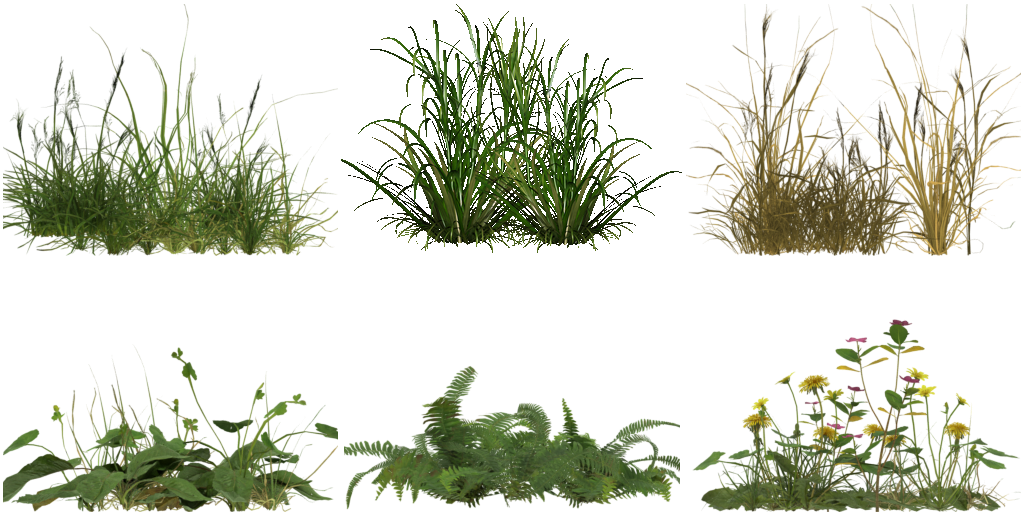
#> input picture obrazky/trava_atlas.png, 1024 x 512 px
$ python -i trava_pas_atlas.py   (imports and definitions only)
#> lines starting #> are read from the running program, lines starting #| are printed output that depends on the picture; after the words box and inside, x2 and y2 are one past the last pixel; in counts of white or black regions, pixels touching at a corner belong together
#!/usr/bin/env python3
"""Pečený atlas středního pásu trávy (plán E1, Míša 18.–20. 11., předloha docs/reference/lod_trava_video/ obr. 15–20:
dál od kamery „impostor buňky“ – jedna karta s pečenou texturou celého porostu místo desítek trsů).

Z atlasu jednotlivých trsů hra/textury/trava_atlas.png (3×2 buňky 341×256: 0 louka, 1 střední, 2 suchá, 3 byliny,
4 kapradí, 5 květy) složí široké pruhy porostu 512×128 (karta 4 : 1, ve hře ~2,4 × 0,6 m) – hustý spodek, nahoře
jednotlivá stébla, květy a byliny podle varianty. Výstup hra/textury/trava_pas_atlas.png (2 sloupce × 4 řádky),
varianty a jejich složení v pravidla/svet/louka.json pas.atlas (čte se odtud, aby data a atlas nešly od sebe).
Průhledné texely dostanou barvu sousedních stébel (rozlití) – mipmapy a ETC2 bez černých okrajů.

  python3 nastroje/trava_pas_atlas.py [kořen puchart]
"""
import json
import os
import random
import sys

from PIL import Image, ImageFilter

K = sys.argv[1] if len(sys.argv) > 1 else os.path.join(os.path.dirname(os.path.abspath(__file__)), "..")
# [2 lines not run here, left out]
# [1 line that did not run here, left out]
# [1 line that did not run here, left out]
# [1 line that did not run here, left out]


def trs(i: int) -> Image.Image:
#> further down, picture is the input picture: PIL image 1024x512 RGBA; mean R, G, B, A 91, 98.7, 43.4, 63.1
    c = SRC.crop(((i % 3) * SW, (i // 3) * SH, (i % 3 + 1) * SW, (i // 3 + 1) * SH))
    bb = c.getchannel("A").point(lambda a: 255 if a > 24 else 0).getbbox()
    return c.crop(bb) if bb else c


# [1 line that did not run here, left out]


def varianta(slozeni: dict, seed: int) -> Image.Image:
    rnd = random.Random(seed)
    out = Image.new("RGBA", (CW, CH), (0, 0, 0, 0))
    bunky = [int(b) for b in slozeni["trsy"]]
    vahy = [float(v) for v in slozeni["vahy"]]
    n = int(slozeni.get("pocet", 16))
    vys = slozeni.get("vyska", [0.6, 1.0])
    kusy = []
    for _ in range(n):
        b = rnd.choices(bunky, vahy)[0]
        kusy.append((rnd.random(), b))
    kusy.sort()   # zezadu dopředu (y posun = hloubka)
    for hloubka, b in kusy:
        t = TRSY[b]
        h = int(CH * rnd.uniform(vys[0], vys[1]) * (0.85 + 0.15 * hloubka))
        w = max(8, int(t.size[0] * h / t.size[1] * rnd.uniform(0.8, 1.15)))
        s = t.resize((w, h), Image.LANCZOS)
        if rnd.random() < 0.5: s = s.transpose(Image.FLIP_LEFT_RIGHT)
        # zadní trsy o kousek výš a tmavší (stín v porostu), přední u spodní hrany
        tm = 0.72 + 0.28 * hloubka
        r, g, bb, a = s.split()
        s = Image.merge("RGBA", (r.point(lambda v: int(v * tm)), g.point(lambda v: int(v * tm)), bb.point(lambda v: int(v * tm)), a))
        w = min(w, CW - 4); s = s.resize((w, h)) if s.size[0] != w else s
        x = int(rnd.uniform(0, CW - w))   # celý trs uvnitř buňky (oříznutý okraj = svislá hrana na kartě)
        y = CH - h - int((1.0 - hloubka) * CH * 0.06)
        out.alpha_composite(s, (x, max(y, 0)))
    return out


def rozlit(im: Image.Image) -> Image.Image:
    """Barva průhledných texelů z okolních stébel (alfa beze změny)."""
    a = im.getchannel("A")
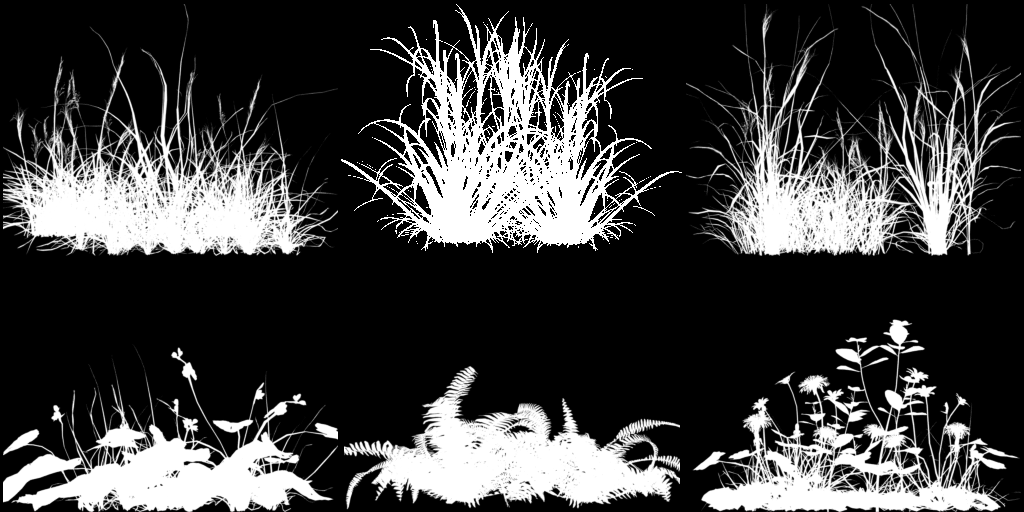
#> a: PIL image 1024x512 L; min 0, max 255, mean 63.1
    rgb = im.convert("RGB")
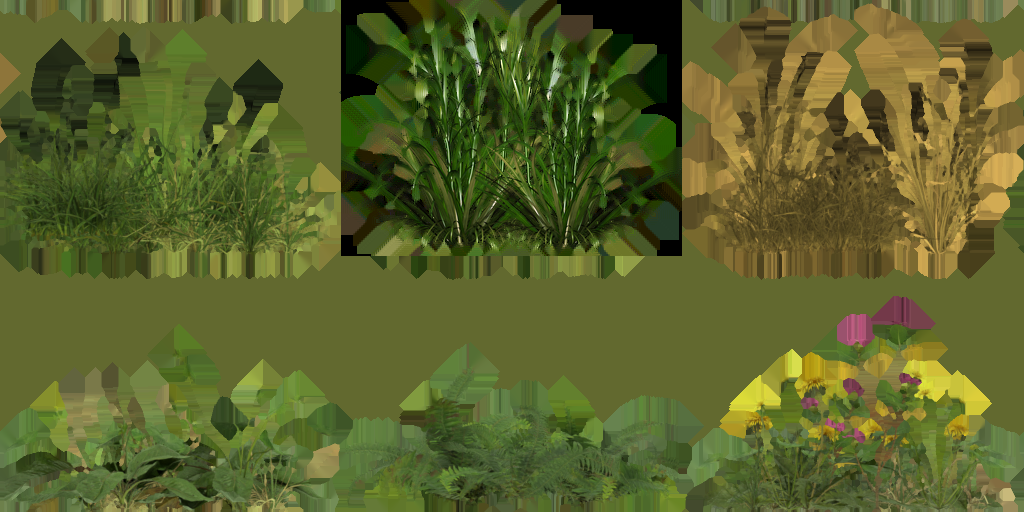
#> rgb: PIL image 1024x512 RGB; mean R, G, B 91, 98.7, 43.4
    plna = a.point(lambda v: 255 if v > 8 else 0)
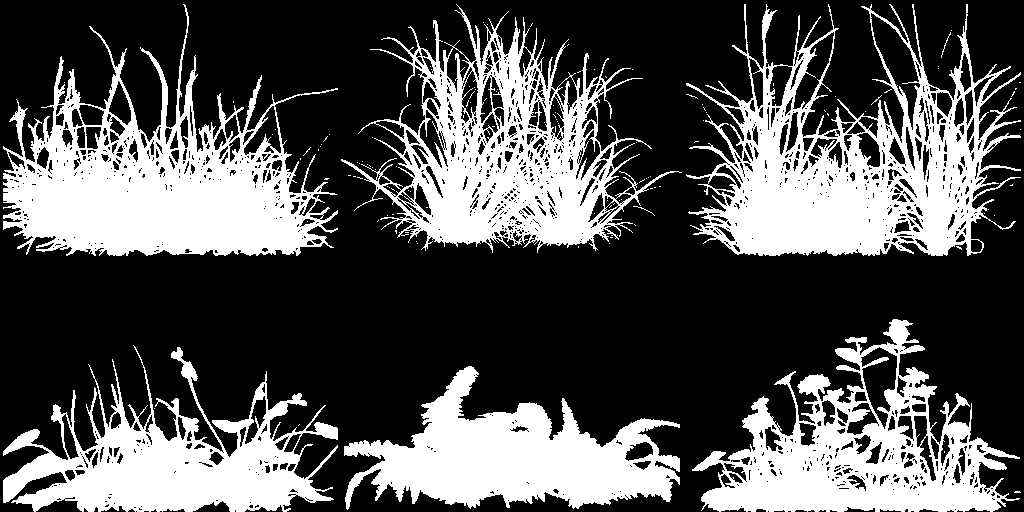
#> plna: PIL image 1024x512 L; 32.4% white; 129 white regions (121 under 20 px), largest, box (x1, y1, x2, y2) and area: (3, 4, 338, 256) 35085, (686, 4, 1021, 256) 35077, (341, 4, 682, 253) 28507
    acc = Image.composite(rgb, Image.new("RGB", im.size, (0, 0, 0)), plna)
    m = plna
    for r in (2, 4, 8, 16, 32):
        rb = acc.filter(ImageFilter.BoxBlur(r)); mb = m.filter(ImageFilter.BoxBlur(r))
        px, pm, pr, pa = rb.load(), mb.load(), acc.load(), m.load()
        for y in range(im.size[1]):
            for x in range(im.size[0]):
                if pa[x, y] == 0 and pm[x, y] > 0:
                    k = 255.0 / pm[x, y]
                    c = px[x, y]
                    pr[x, y] = (min(255, int(c[0] * k)), min(255, int(c[1] * k)), min(255, int(c[2] * k)))
                    pa[x, y] = 255
#> this loop made 5 passes
#> pass 1, in rozlit, `rb = acc.filter(ImageFilter.BoxBlur(r))`:
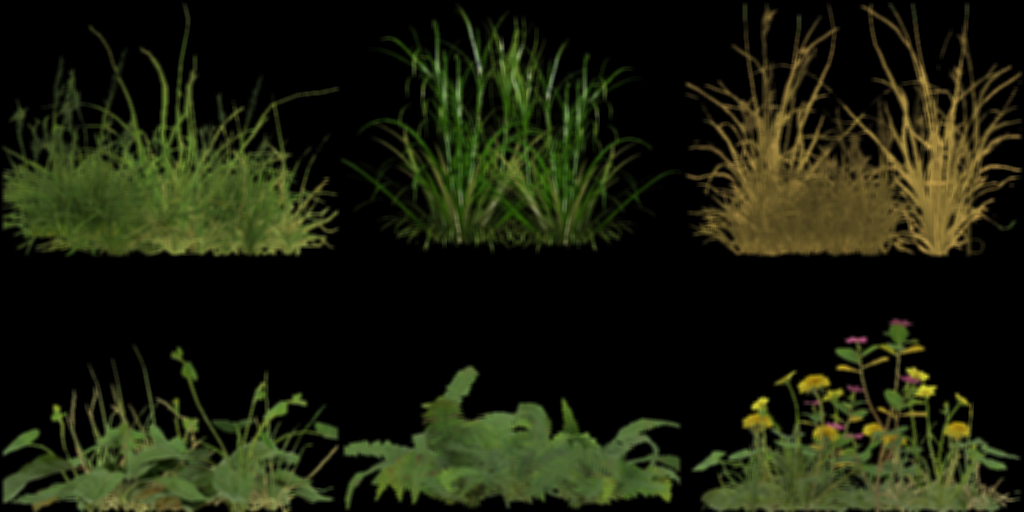
#> rb: PIL image 1024x512 RGB; mean R, G, B 27.6, 30.8, 13.5
    r, g, b = acc.split()
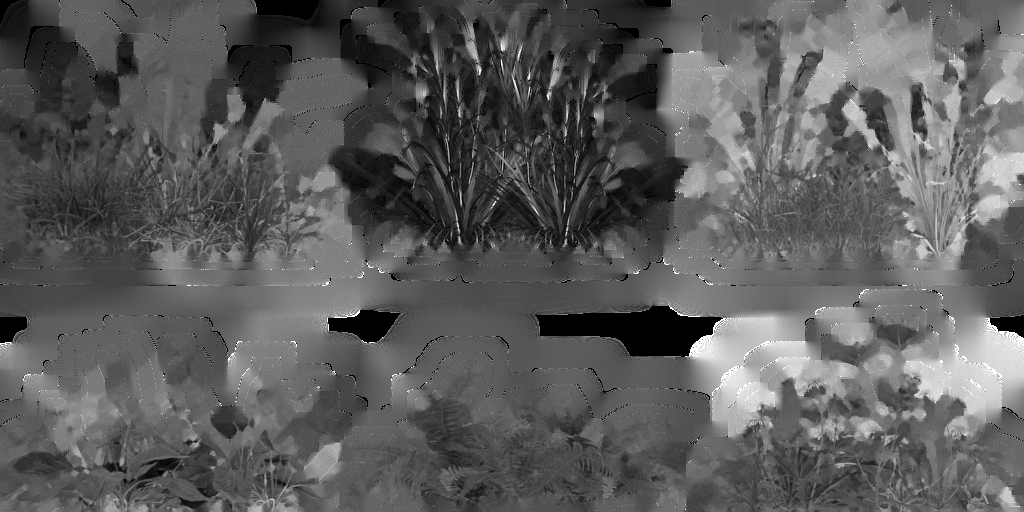
#> r: PIL image 1024x512 L; min 0, max 255, mean 92.3
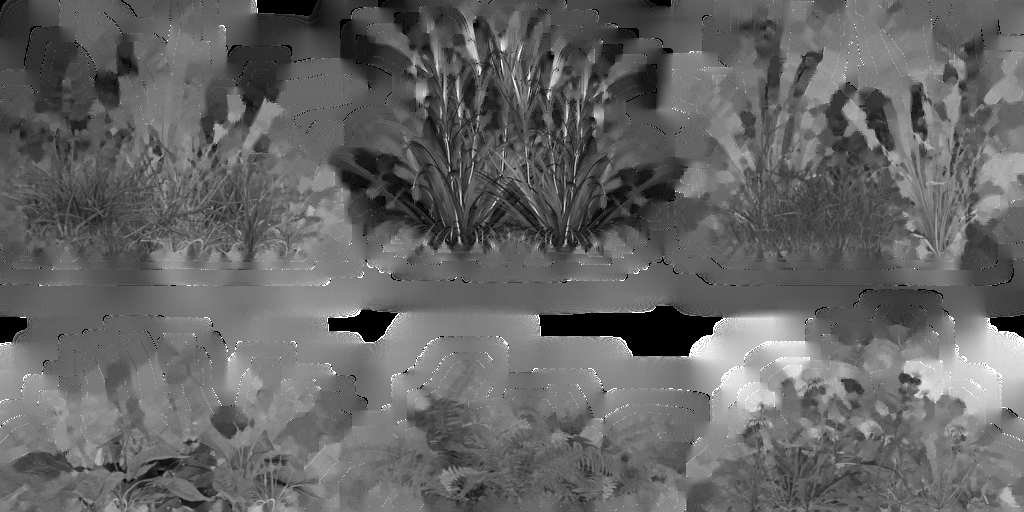
#> g: PIL image 1024x512 L; min 0, max 255, mean 101.1
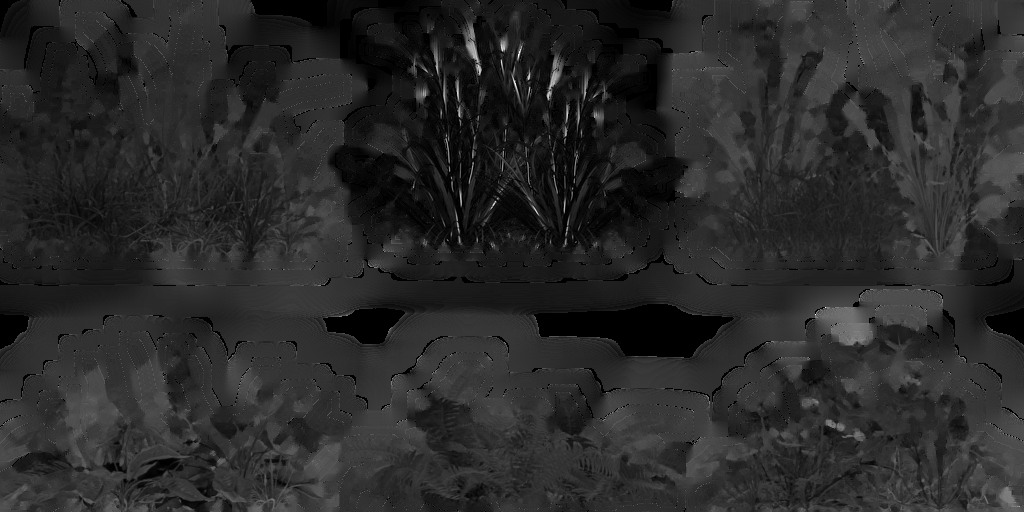
#> b: PIL image 1024x512 L; min 0, max 255, mean 41.6
    return Image.merge("RGBA", (r, g, b, a))


# [1 line that did not run here, left out]
# [2 lines not run here, left out]
# [1 line that did not run here, left out]
cil = os.path.join(K, "hra/textury/trava_pas_atlas.png")
# [2 lines not run here, left out]

>>> from PIL import Image
>>> picture = Image.open('../../obrazky/trava_atlas.png')
>>> result = rozlit(picture)

$ run again, on obrazky/drn_atlas.png
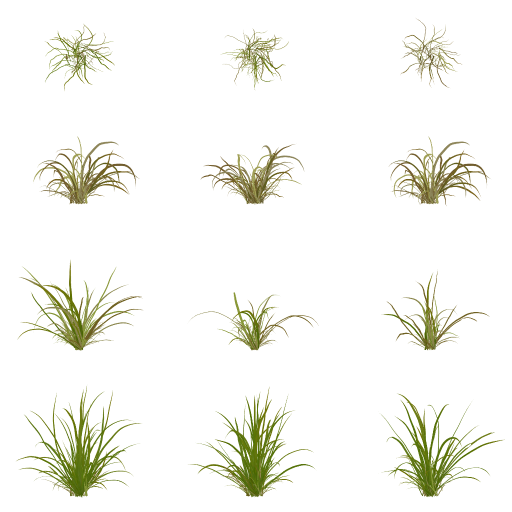
#> input picture obrazky/drn_atlas.png, 1024 x 1024 px (shown at 1/2 size)
#> picture is the input picture: PIL image 1024x1024 RGBA; mean R, G, B, A 122.9, 122.7, 45.4, 17.5
#> in rozlit, `plna = a.point(lambda v: 255 if v > 8 else 0)`:
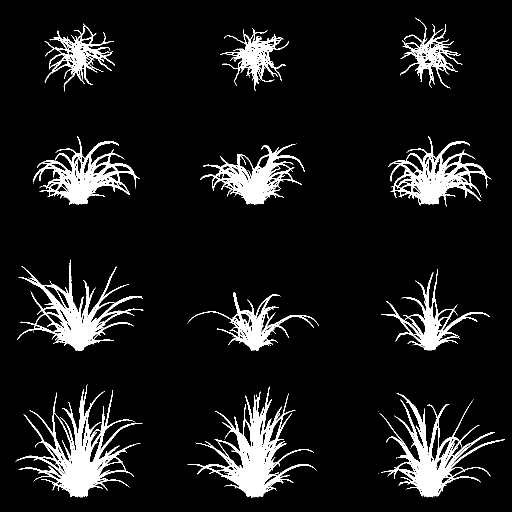
#> plna: PIL image 1024x1024 L (shown at 1/2 size); 8.9% white; 64 white regions (52 under 20 px), largest, box (x1, y1, x2, y2) and area: (31, 769, 285, 995) 13276, (375, 773, 632, 995) 12926, (759, 787, 1010, 995) 10809
#> in rozlit, `r, g, b = acc.split()`:
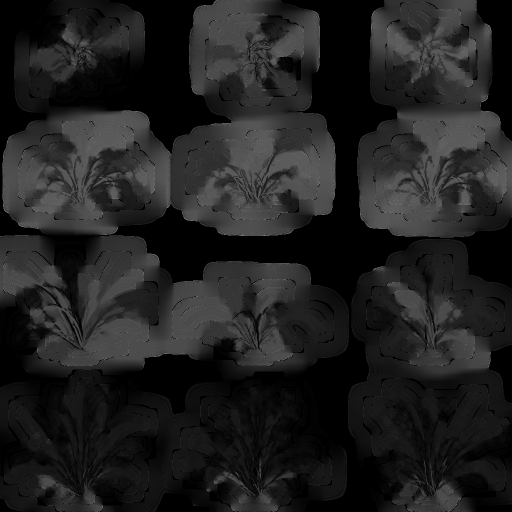
#> b: PIL image 1024x1024 L (shown at 1/2 size); min 0, max 127, mean 32.1
